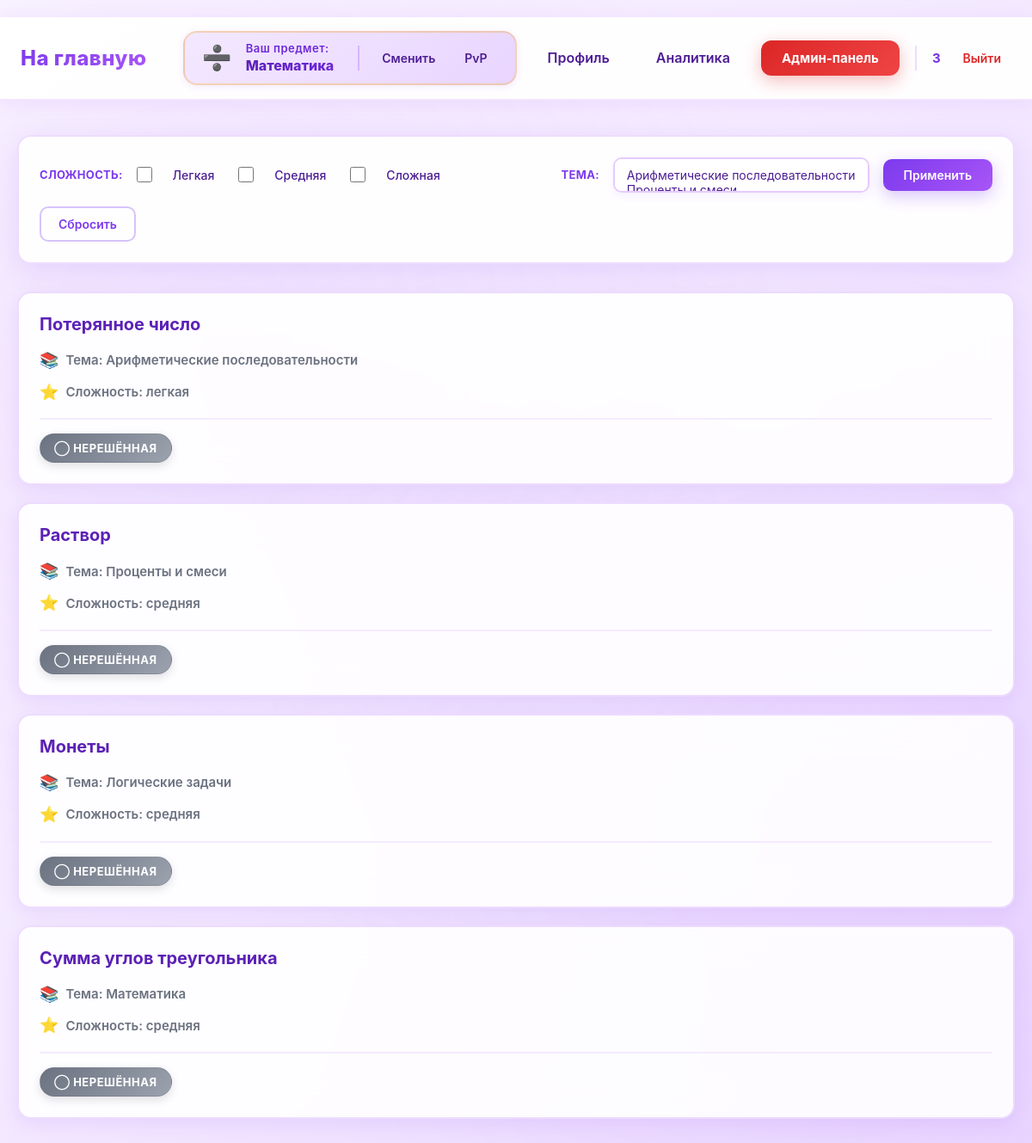
Screenshot of /математика/ (signed in) with the database file from the repository.
### data/users.py (models this page shows, shortened)
class User(SqlAlchemyBase, UserMixin):
    __tablename__ = 'users'
    id = sqlalchemy.Column(sqlalchemy.Integer,
                           primary_key=True, autoincrement=True)
    name = sqlalchemy.Column(sqlalchemy.String, nullable=True)
    email = sqlalchemy.Column(sqlalchemy.String,
                              index=True, unique=True, nullable=True)
    hashed_password = sqlalchemy.Column(sqlalchemy.String, nullable=True)
    elo_rating = sqlalchemy.Column(sqlalchemy.Float, default=1000)
    admin = sqlalchemy.Column(sqlalchemy.Boolean, default=0)
    ban = sqlalchemy.Column(sqlalchemy.Boolean, default=0)
    created_date = sqlalchemy.Column(sqlalchemy.DateTime,
                                     default=datetime.datetime.now)
    submissions = orm.relationship("Submissions", back_populates="user")

### data/tasks.py (models this page shows)
class Tasks(SqlAlchemyBase):
    __tablename__ = 'tasks'
    id = sqlalchemy.Column(sqlalchemy.Integer,
                           primary_key=True, autoincrement=True)
    subject = sqlalchemy.Column(sqlalchemy.Text, nullable=True)
    title = sqlalchemy.Column(sqlalchemy.Text, nullable=True)
    statement = sqlalchemy.Column(sqlalchemy.Text, nullable=True)
    input_format = sqlalchemy.Column(sqlalchemy.Text, nullable=True)
    output_format = sqlalchemy.Column(sqlalchemy.Text, nullable=True)
    memory_limit = sqlalchemy.Column(sqlalchemy.Integer, nullable=True)
    time_limit = sqlalchemy.Column(sqlalchemy.Integer, nullable=True)
    difficulty = sqlalchemy.Column(sqlalchemy.Text, nullable=True)
    created_at = sqlalchemy.Column(sqlalchemy.DateTime,
                                     default=datetime.datetime.now)
    task_tests = orm.relationship("TaskTest", back_populates='tasks')
    submissions = orm.relationship("Submissions", back_populates="tasks")
    theme = sqlalchemy.Column(sqlalchemy.Text, nullable=True)

### main.py (the view)
@app.route("/<subject>/")
@login_required
@user_ban
def index(subject=None):
    if subject not in subjects:
        abort(404)
    session['subject'] = subject
    if request.path == '/' or 'subject' in request.path:
        return redirect('/subject/choice')
    db_sess = db_session.create_session()
    sort_by = request.args.get('sort_by')
    difficulties = db_sess.query(Tasks.difficulty).filter(Tasks.subject == subject).distinct().all()
    difficulties = [d[0] for d in difficulties if d[0]]
    themes = db_sess.query(Tasks.theme).filter(Tasks.subject == subject).distinct().all()
    themes = [t[0] for t in themes if t[0]]
    selected_difficulties = request.args.getlist('difficulty')
    selected_themes = request.args.getlist('theme')
    query = db_sess.query(Tasks).filter(Tasks.subject == subject)
    if selected_difficulties:
        query = query.filter(Tasks.difficulty.in_(selected_difficulties))
    if selected_themes:
        query = query.filter(Tasks.theme.in_(selected_themes))
    if sort_by == 'difficulty':
        tasks = query.order_by(Tasks.difficulty).all()
    elif sort_by == 'theme':
        tasks = query.all()
    else:
        tasks = query.all()
    submissions = db_sess.query(Submissions)
    return render_template('tasks.html', tasks=tasks, subject=subject,
                           difficulties=difficulties, themes=themes, selected_difficulties=selected_difficulties,
                           selected_themes=selected_themes, sort_by=sort_by, Submissions=Submissions, submissions=submissions)

### data/db_session.py (called while the page is built)
def create_session() -> Session:
    global __factory
    return __factory()

### main.py (called while the page is built)
@login_manager.user_loader
def load_user(user_id):
    db_sess = db_session.create_session()
    return db_sess.get(User, user_id)

def user_ban(func):
    @wraps(func)
    def wrapper(*args, **kwargs):
        if current_user.ban:
            abort(403)
        return func(*args, **kwargs)
    return wrapper

### templates/tasks.html (shortened to what this page needs)
{% extends "base.html" %}
{% block styles %}
<link rel="stylesheet" href="{{ url_for('static', filename='tasks.css') }}">
{% endblock %}
{% block content %}
<form method="get">
    <h3>Сложность:</h3>
    {% for difficulty in ['Легкая', 'Средняя', 'Сложная'] %}
    <input type="checkbox" name="difficulty" value="{{ difficulty }}"
           id="diff_{{ loop.index }}" {% if difficulty in selected_difficulties %}checked{% endif %}>
    <label for="diff_{{ loop.index }}">{{ difficulty }}</label>
    {% endfor %}
    <h3 style="margin-left: auto;">Тема:</h3>
    <select name="theme" multiple size="1">
    {% for theme in themes %}
    <option value="{{ theme }}"
            {% if theme in selected_themes %}selected{% endif %}>
    </option>
    {% endfor %}
    </select>
    <input type="submit" value="Применить">
    <a href="/{{ subject }}/">Сбросить</a>
</form>
{% if tasks %}
    {% for task in tasks %}
    <div class="col-md-6 border rounded" style="margin-bottom: 20px;">
        <li>
          <a href="{{ url_for('training', subject=subject, task_id=task.id) }}">
            {{ task.title }}
          </a>
        </li>
        <p>Тема: {{ task.theme or 'Не указана' }}</p>
        <p>Сложность: {{ task.difficulty or 'Не указана' }}</p>
        <div class="task-meta">
            {% if submissions.filter(Submissions.task_id == task.id).filter(Submissions.verdict == 'OK').all() != [] %}
            <span class="status-badge badge-success">✓ Решено верно</span>
            {% elif submissions.filter(Submissions.task_id == task.id).all() != [] %}
            <span class="status-badge badge-danger">✗ Решено неверно</span>
            {% else %}
            <span class="status-badge badge-default">◯ Нерешённая</span>
            {% endif %}
        </div>
    </div>
    {% endfor %}
{% else %}
    <p>Задачи отсутствуют.</p>
{% endif %}
{% endblock %}

### templates/base.html (shortened to what this page needs)
﻿<!doctype html>
<html lang="ru">
<head>
    <link rel="stylesheet" href="{{ url_for('static', filename='base.css') }}">
    {% block styles %}{% endblock %}
</head>
<body>
<header class="site-header">
    <nav class="navbar">
        <div class="nav-left">
            {% if session.get('subject') and session.get('subject') != 'subject' %}
            <a class="logo" href="/{{ session.get('subject') }}/">На главную</a>
            {% else %}
            <a class="logo" href="/">На главную</a>
            {% endif %}
        </div>
        <div class="nav-right">
            {% if current_user.is_authenticated %}
                {% if subject != 'subject' and subject != None %}
                <div class="subject-info" data-subject="{{ subject }}">
                    <div class="subject-icon"></div>
                    <div class="subject-info-content">
                        <div class="subject-label">Ваш предмет:</div>
                        <div class="subject-name">{{ subject|capitalize }}</div>
                    </div>
                    <div class="subject-actions">
                        <a class="nav-link" href="/subject/choice">Сменить</a>
                        <a class="nav-link" href="/{{ subject }}/pvp">PvP</a>
                    </div>
                </div>
                {% endif %}
                <a class="nav-link" href="/profile">Профиль</a>
                <a class="nav-link" href="/analytics">Аналитика</a>
                {% if current_user.admin %}
                    <a class="btn btn-admin" href="/admin">Админ-панель</a>
                {% endif %}
                <div class="user-menu">
                    <span class="username">{{ current_user.name }}</span>
                    <a class="logout" href="/logout">Выйти</a>
                </div>
            {% else %}
                <a class="btn btn-outline" href="/login">Войти</a>
                <a class="btn btn-primary" href="/register">Регистрация</a>
            {% endif %}
        </div>
    </nav>
</header>
<main class="page-content">
    {% block content %}{% endblock %}
</main>
</body>
</html>

### static/tasks.css (style rules this page uses)
form { background: rgba(255, 255, 255, 0.95); backdrop-filter: blur(20px); border: 2px solid rgba(168, 85, 247, 0.2); border-radius: 16px; padding: 24px; margin-bottom: 32px; box-shadow: 0 8px 32px rgba(124, 58, 237, 0.12); animation: fadeIn 0.5s ease-out 0.1s backwards; transition: all 0.3s ease; display: flex; flex-wrap: wrap; align-items: center; gap: 16px; }
form h3 { font-size: 13px; font-weight: 700; text-transform: uppercase; letter-spacing: 0.3px; color: #7c3aed; margin: 0; padding: 0; white-space: nowrap; }
input[type="checkbox"] { width: 18px; height: 18px; cursor: pointer; accent-color: #7c3aed; margin-right: 8px; transition: all 0.2s ease; }
form label { font-size: 14px; font-weight: 500; color: #4c1d95; cursor: pointer; transition: color 0.2s ease; margin-right: 12px; display: inline; }
select { padding: 10px 14px; border: 2px solid rgba(168, 85, 247, 0.3); border-radius: 10px; background: #ffffff; color: #4c1d95; font-size: 14px; font-weight: 500; cursor: pointer; transition: all 0.3s ease; box-shadow: 0 4px 12px rgba(124, 58, 237, 0.08); min-width: 160px; }
form input[type="submit"] { background: linear-gradient(135deg, #7c3aed, #a855f7); color: #ffffff !important; font-size: 14px; font-weight: 600; padding: 10px 24px; border: none; border-radius: 10px; cursor: pointer; box-shadow: 0 6px 20px rgba(124, 58, 237, 0.3); transition: all 0.3s ease; position: relative; overflow: hidden; }
form input[type="submit"]::before { content: ''; position: absolute; top: 50%; left: 50%; width: 0; height: 0; border-radius: 50%; background: rgba(255, 255, 255, 0.2); transform: translate(-50%, -50%); transition: width 0.6s ease, height 0.6s ease; }
form a { color: #7c3aed; text-decoration: none; font-weight: 600; font-size: 14px; padding: 10px 20px; border: 2px solid rgba(124, 58, 237, 0.3); border-radius: 10px; transition: all 0.3s ease; }
.col-md-6 { background: rgba(255, 255, 255, 0.9); backdrop-filter: blur(20px); border: 2px solid rgba(168, 85, 247, 0.2) !important; border-radius: 16px !important; padding: 24px; margin-bottom: 20px; box-shadow: 0 6px 20px rgba(124, 58, 237, 0.1); transition: all 0.3s ease; list-style: none; }
.col-md-6 li { list-style: none; margin: 0 0 16px 0; padding: 0; }
.col-md-6 li a { font-size: 20px; font-weight: 700; color: #5b21b6; text-decoration: none; transition: all 0.2s ease; display: inline-block; }
.col-md-6 p { color: #6b7280; font-size: 15px; font-weight: 600; margin: 8px 0; display: flex; align-items: center; gap: 8px; }
.col-md-6 p:first-of-type::before { content: '📚'; font-size: 18px; }
.col-md-6 p:last-of-type::before { content: '⭐'; font-size: 18px; }
form { animation: fadeIn 0.4s ease-out; }
.col-md-6 { animation: fadeIn 0.5s ease-out; }
.col-md-6:nth-child(2) { animation-delay: 0.1s; }
.col-md-6:nth-child(3) { animation-delay: 0.15s; }
.col-md-6:nth-child(4) { animation-delay: 0.2s; }
.col-md-6:nth-child(5) { animation-delay: 0.25s; }
.page-content { display: grid; grid-template-columns: 1fr; gap: 0; }
.page-content h1, .page-content form { grid-column: 1; }
@media (min-width: 768px) { .page-content { display: block; } }
.col-md-6 p:last-of-type { position: relative; }
.task-meta { margin-top: 16px; padding-top: 16px; border-top: 2px solid rgba(168, 85, 247, 0.1); }
.status-badge { display: inline-block; padding: 8px 16px; border-radius: 20px; font-size: 13px; font-weight: 700; text-transform: uppercase; letter-spacing: 0.5px; transition: all 0.3s ease; box-shadow: 0 4px 12px rgba(0, 0, 0, 0.12); }
.badge-default { background: linear-gradient(135deg, #6b7280, #9ca3af); color: #ffffff; border: 1px solid rgba(107, 114, 128, 0.3); }

### rows the page displays
User: name "3"
Tasks: title "Потерянное число", theme "Арифметические последовательности", difficulty "легкая", shows "◯ НЕРЕШЁННАЯ"
Tasks: title "Раствор", theme "Проценты и смеси", difficulty "средняя", shows "◯ НЕРЕШЁННАЯ"
Tasks: title "Монеты", theme "Логические задачи", difficulty "средняя", shows "◯ НЕРЕШЁННАЯ"
Tasks: title "Сумма углов треугольника", theme "Математика", difficulty "средняя", shows "◯ НЕРЕШЁННАЯ"

### other values shown
{{ subject|capitalize }} "Математика"
{{ difficulty }} "Легкая" "Средняя" "Сложная"
